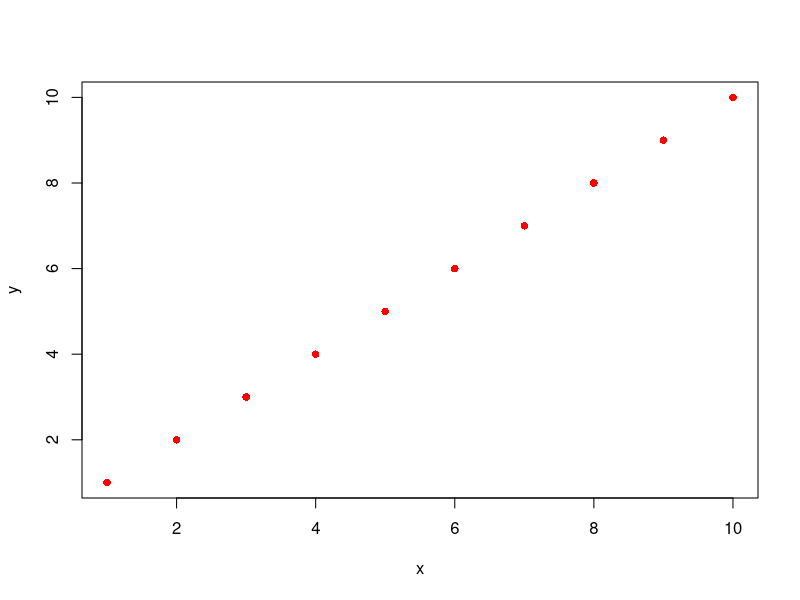
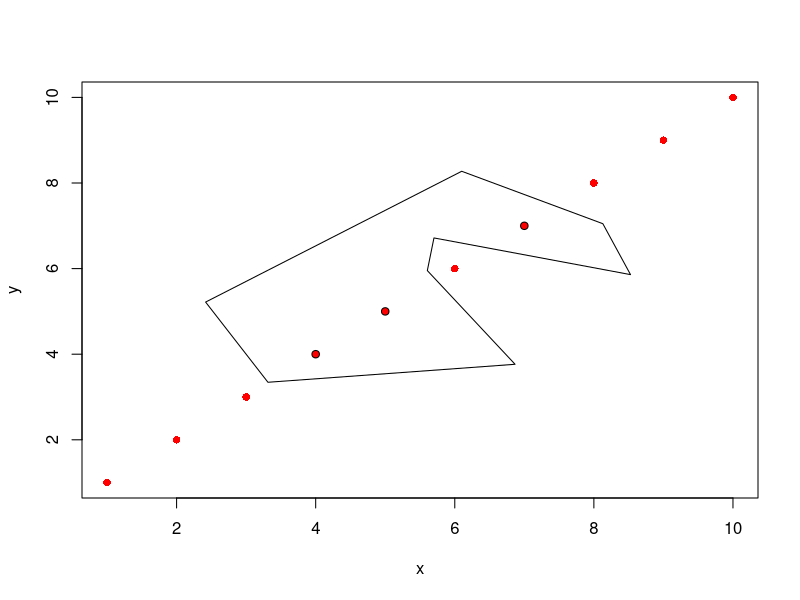

Recreate these plots in R, in order.
## ---- chunk 1
knitr::opts_chunk$set(
  collapse = TRUE,
  comment = "#>",
  fig.path = "./tools/README-"
)
## ---- chunk 2
x <- data.frame(x=1:10, y=1:10, row.names = 1:10)
## If you are using RStudio do X11() first.
plot(x, pch = 16, col = "red")
## ---- chunk 3
selectedPoints <- c("4", "5", "7")
## ---- chunk 4
plot(x, pch = 16, col = "red")
x <- rbind(c(6.099191, 8.274120), 
           c(8.129107, 7.048649),
           c(8.526881, 5.859404),
           c(5.700760, 6.716428),
           c(5.605314, 5.953430),
           c(6.866882, 3.764390),
           c(3.313575, 3.344069),
           c(2.417270, 5.217868))
polygon(x[,1], x[,2])
points(c(4,5,7), c(4,5,7))
## ---- chunk 5
x <- as.data.frame(x)
colnames(x) <- c("x", "y")
attr(selectedPoints, "gate") <- x
## ---- chunk 6
selectedPoints
